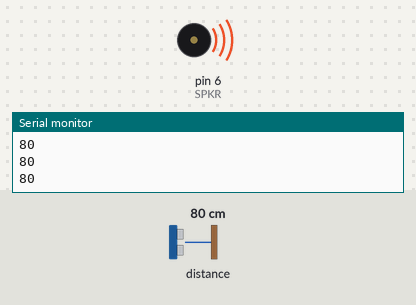
Bench run of a sketch on a simulated Arduino Uno, built with avr-gcc and run on an emulated ATmega328P. Shown: buzzer (waves = sounding), the last lines printed to the serial monitor. The inputs (shaded band) are chosen by the test bench; at power-on: distance to the obstacle 80 cm.

Above: at 1.2 s.
1.3 s: distance to the obstacle set to 2 cm
At 2.2 s:
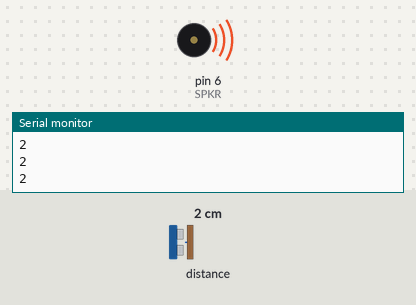
2.8 s: distance to the obstacle set to 60 cm
At 3.04 s:
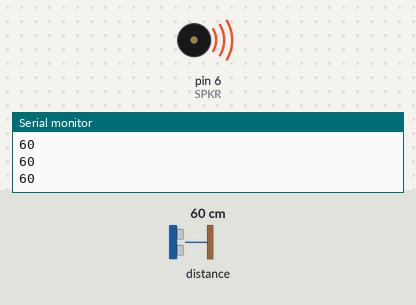
Timing chart, 0 to 11.8 s (numbered marks = the images above; inputs shaded):
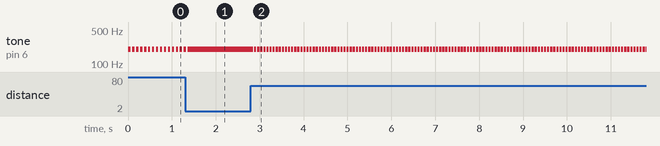

The sketch:

lidarTest1.ino
```cpp
#include <LIDARLite.h>

//global vars
#define SPKR 6 //piezo buzzer

int loud = 0; //loudness of tone
long dist = 0;

LIDARLite myLidarLite;
void setup()
{
  Serial.begin(115200);

  //default addr for lidar 0x62
  myLidarLite.begin(0, true); //default config, I2C 400kHz
  myLidarLite.configure(0); //balanced performance
}

void loop()
{
  dist = myLidarLite.distance(); //collect distance from module
  Serial.println(dist);
  //loud = map(dist,0,200,400,1500); //map distance to volume for buzzer
  tone(SPKR,200,50); //write distance to spkr pin.
  delay(dist);
}
```

Measured:
- after the input at 1.3 s, tone on pin 6 (SPKR): goes on until 1.4 s, then stays 200 Hz
- after the input at 2.8 s, tone on pin 6 (SPKR): alternates 200 Hz for 0.05 s and silent for 0.02 s, starting after 0.06 s
- by itself, tone on pin 6 (SPKR): alternates 200 Hz for 0.05 s and silent for 0.04 s
